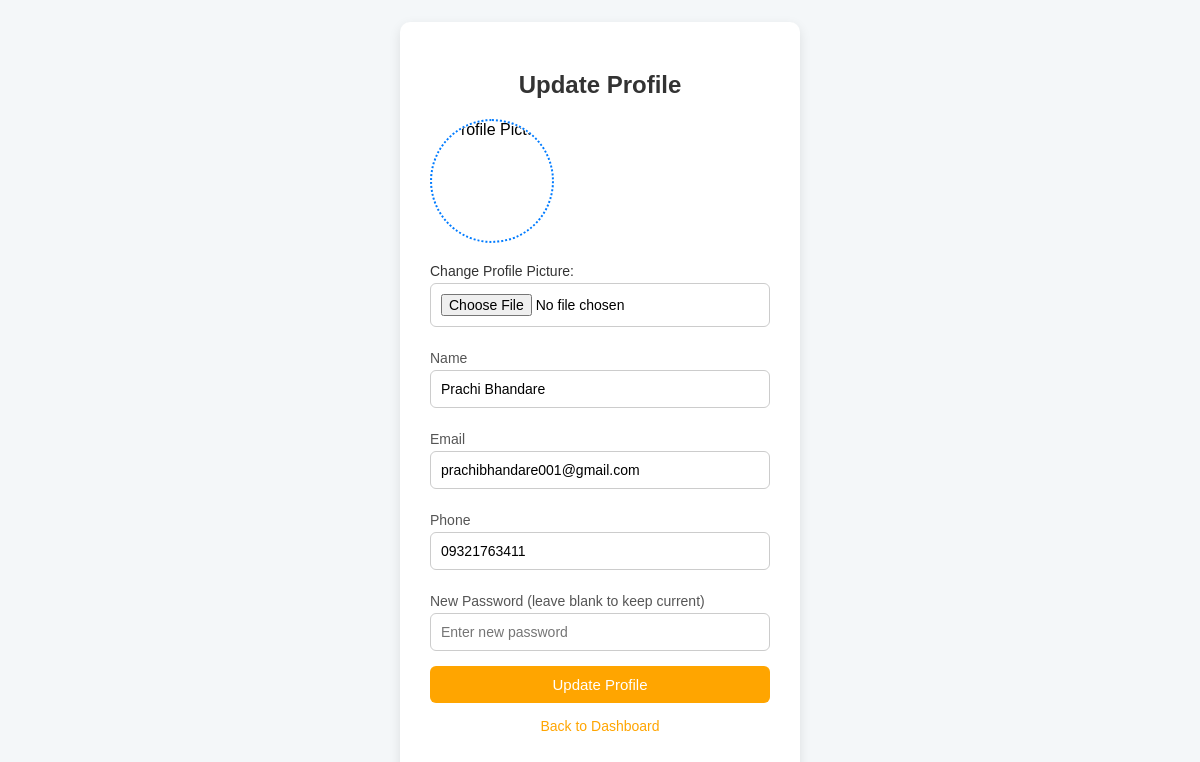
The page /update_profile.php (signed in) on the database its author committed.
### tables this page shows
CREATE TABLE `users` (
  `user_id` int NOT NULL,
  `name` varchar(150) NOT NULL,
  `email` varchar(150) NOT NULL,
  `phone` varchar(20) DEFAULT NULL,
  `password` varchar(255) NOT NULL,
  `profile_photo` varchar(255) DEFAULT NULL,
  `created_at` timestamp NULL DEFAULT CURRENT_TIMESTAMP,
  `profile_pic` varchar(255) DEFAULT NULL,
  `is_admin` tinyint(1) NOT NULL DEFAULT '0'
);

### update_profile.php (the view, shortened to what this page needs)
<?php
include 'db.conn.php';
$user_id = $_SESSION['user_id'];
$stmt = $mysqli->prepare("SELECT name, email, phone, profile_pic FROM users WHERE user_id=?");
$stmt->bind_param("i", $user_id);
$stmt->execute();
$stmt->bind_result($name, $email, $phone, $profile_pic);
?>
<!DOCTYPE html>
<html>
<head>
  <link rel="stylesheet" href="style.css">
</head>
<body>
  <div class="container">
    <div class="card">
      <h2>Update Profile</h2>
      <form method="post" enctype="multipart/form-data">
        <?php if($profile_pic): ?>
          <img src="<?php echo htmlspecialchars($profile_pic); ?>" alt="Profile Picture" class="profile-pic">
        <?php else: ?>
          <img src="default.png" alt="Profile Picture" class="profile-pic">
        <?php endif; ?>
        <label class="upload-label">Change Profile Picture:</label>
        <input type="file" name="profile_pic" accept="image/*">
        <label>Name</label>
        <input type="text" name="name" value="<?php echo htmlspecialchars($name); ?>" required>
        <label>Email</label>
        <input type="email" name="email" value="<?php echo htmlspecialchars($email); ?>" required>
        <label>Phone</label>
        <input type="text" name="phone" value="<?php echo htmlspecialchars($phone); ?>">
        <label>New Password (leave blank to keep current)</label>
        <input type="password" name="password" placeholder="Enter new password">
        <button type="submit">Update Profile</button>
      </form>
      <p class="small"><a href="homepage.php">Back to Dashboard</a></p>
    </div>
  </div>
</body>
</html>

### style.css (style rules this page uses)
body { font-family: Arial, sans-serif; background: #f4f7f9; display: flex; justify-content: center; align-items: center; height: 100vh; margin: 0; }
.container { width: 100%; max-width: 400px; }
.card { background: #fff; padding: 30px; border-radius: 10px; box-shadow: 0px 4px 12px rgba(0,0,0,0.1); text-align: center; }
h2 { margin-bottom: 20px; color: #333; }
form { display: flex; flex-direction: column; }
label { text-align: left; margin: 8px 0 4px; font-size: 14px; color: #555; }
input { padding: 10px; margin-bottom: 15px; border: 1px solid #ccc; border-radius: 6px; font-size: 14px; }
button { padding: 10px; background: orange; color: white; border: none; border-radius: 6px; cursor: pointer; font-size: 15px; }
p.small { margin-top: 15px; font-size: 14px; }
p.small a { color: orange; text-decoration: none; }

### update_profile.php (style rules this page uses)
.profile-pic { width: 120px; height: 120px; object-fit: cover; border: 2px dotted #007BFF; border-radius: 50%; margin-bottom: 10px; }
.upload-label { display: block; margin-top: 10px; font-size: 14px; color: #333; }

### rows shown on the page
users: name "Prachi Bhandare", email "prachibhandare001@gmail.com", phone "09321763411"
